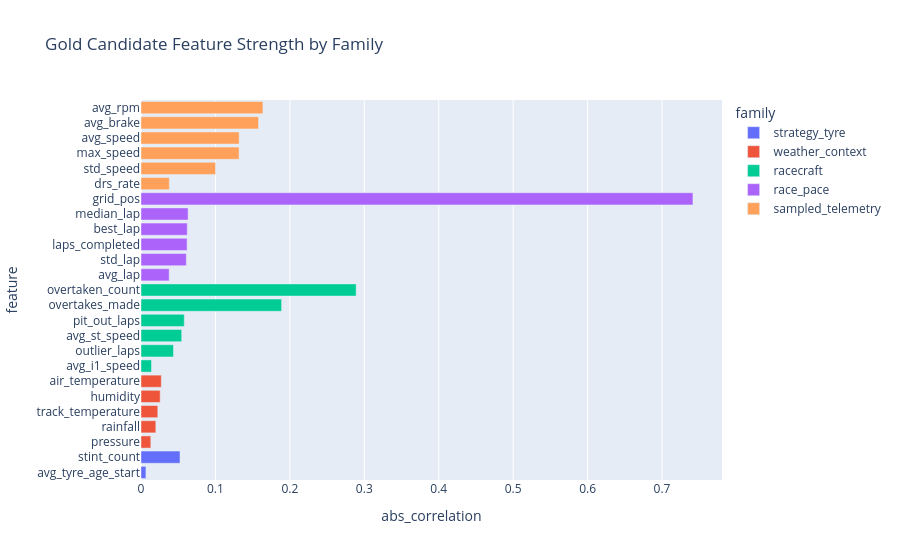

Source (notebook cell):
### Code cell
fig = px.bar(
    feature_recommendations.head(25).sort_values("abs_correlation"),
    x="abs_correlation",
    y="feature",
    color="family",
    orientation="h",
    title="Gold Candidate Feature Strength by Family",
)
fig.write_html(OUTPUT_CHARTS / "gold_feature_recommendations.html", include_plotlyjs="cdn")
fig.show()

### Figure 1 — Plotly figure (JSON) as saved in the notebook; plotly's stock layout.template omitted (floating-point values rounded to 4 significant figures)
{"data": [{"hovertemplate": "family=strategy_tyre<br>abs_correlation=%{x}<br>feature=%{y}<extra></extra>", "legendgroup": "strategy_tyre", "marker": {"color": "#636efa", "pattern": {"shape": ""}}, "name": "strategy_tyre", "orientation": "h", "showlegend": true, "textposition": "auto", "type": "bar", "x": [0.006602, 0.0524], "xaxis": "x", "y": ["avg_tyre_age_start", "stint_count"], "yaxis": "y"}, {"hovertemplate": "family=weather_context<br>abs_correlation=%{x}<br>feature=%{y}<extra></extra>", "legendgroup": "weather_context", "marker": {"color": "#EF553B", "pattern": {"shape": ""}}, "name": "weather_context", "orientation": "h", "showlegend": true, "textposition": "auto", "type": "bar", "x": [0.01317, 0.01993, 0.02256, 0.02577, 0.02729], "xaxis": "x", "y": ["pressure", "rainfall", "track_temperature", "humidity", "air_temperature"], "yaxis": "y"}, {"hovertemplate": "family=racecraft<br>abs_correlation=%{x}<br>feature=%{y}<extra></extra>", "legendgroup": "racecraft", "marker": {"color": "#00cc96", "pattern": {"shape": ""}}, "name": "racecraft", "orientation": "h", "showlegend": true, "textposition": "auto", "type": "bar", "x": [0.01409, 0.04357, 0.05466, 0.05812, 0.1889, 0.289], "xaxis": "x", "y": ["avg_i1_speed", "outlier_laps", "avg_st_speed", "pit_out_laps", "overtakes_made", "overtaken_count"], "yaxis": "y"}, {"hovertemplate": "family=race_pace<br>abs_correlation=%{x}<br>feature=%{y}<extra></extra>", "legendgroup": "race_pace", "marker": {"color": "#ab63fa", "pattern": {"shape": ""}}, "name": "race_pace", "orientation": "h", "showlegend": true, "textposition": "auto", "type": "bar", "x": [0.03782, 0.06093, 0.06193, 0.06213, 0.06325, 0.7416], "xaxis": "x", "y": ["avg_lap", "std_lap", "laps_completed", "best_lap", "median_lap", "grid_pos"], "yaxis": "y"}, {"hovertemplate": "family=sampled_telemetry<br>abs_correlation=%{x}<br>feature=%{y}<extra></extra>", "legendgroup": "sampled_telemetry", "marker": {"color": "#FFA15A", "pattern": {"shape": ""}}, "name": "sampled_telemetry", "orientation": "h", "showlegend": true, "textposition": "auto", "type": "bar", "x": [0.03806, 0.1001, 0.1318, 0.1319, 0.1579, 0.1638], "xaxis": "x", "y": ["drs_rate", "std_speed", "max_speed", "avg_speed", "avg_brake", "avg_rpm"], "yaxis": "y"}], "layout": {"barmode": "relative", "legend": {"title": {"text": "family"}, "tracegroupgap": 0}, "title": {"text": "Gold Candidate Feature Strength by Family"}, "xaxis": {"anchor": "y", "domain": [0.0, 1.0], "title": {"text": "abs_correlation"}}, "yaxis": {"anchor": "x", "domain": [0.0, 1.0], "title": {"text": "feature"}}}}
